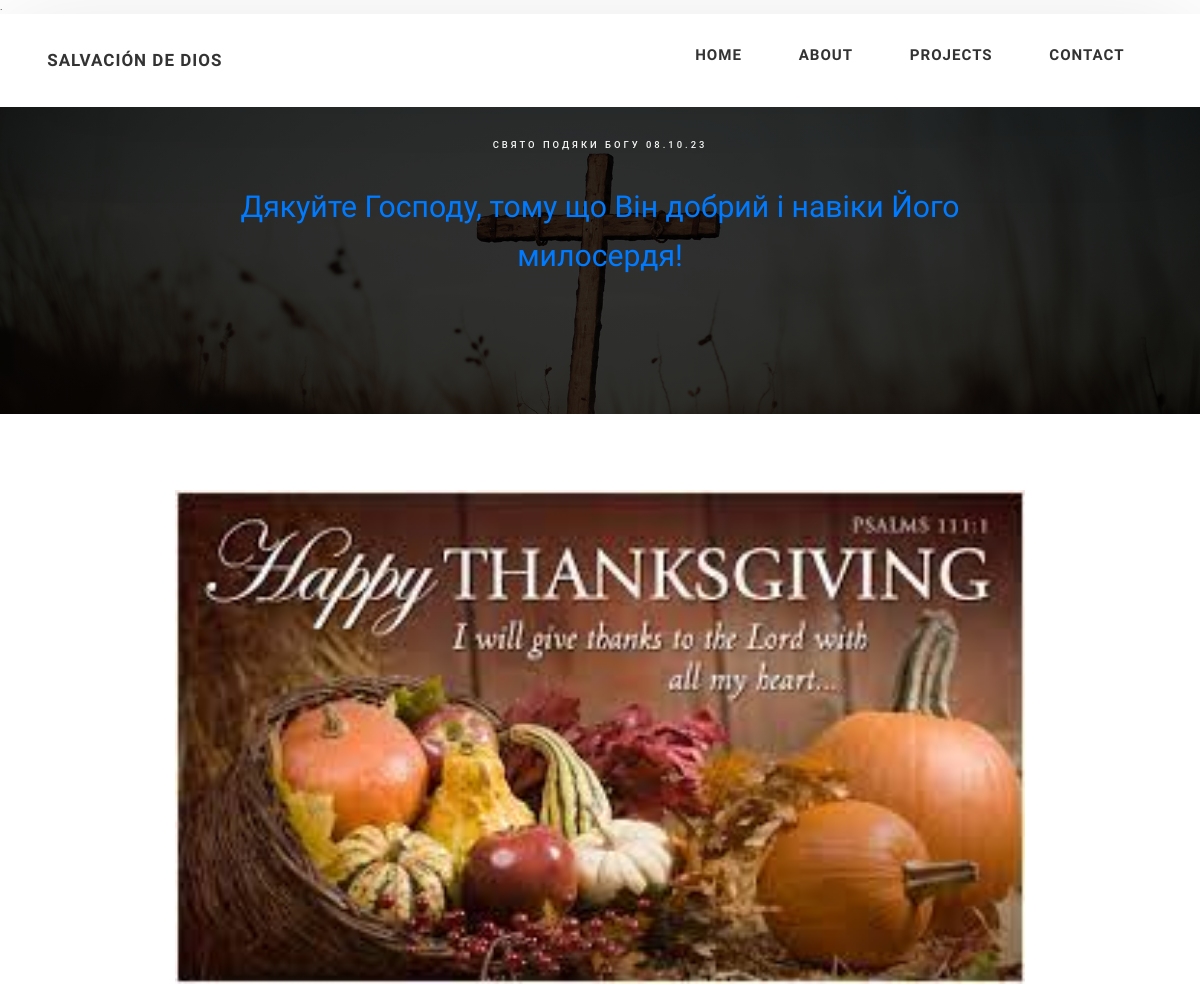
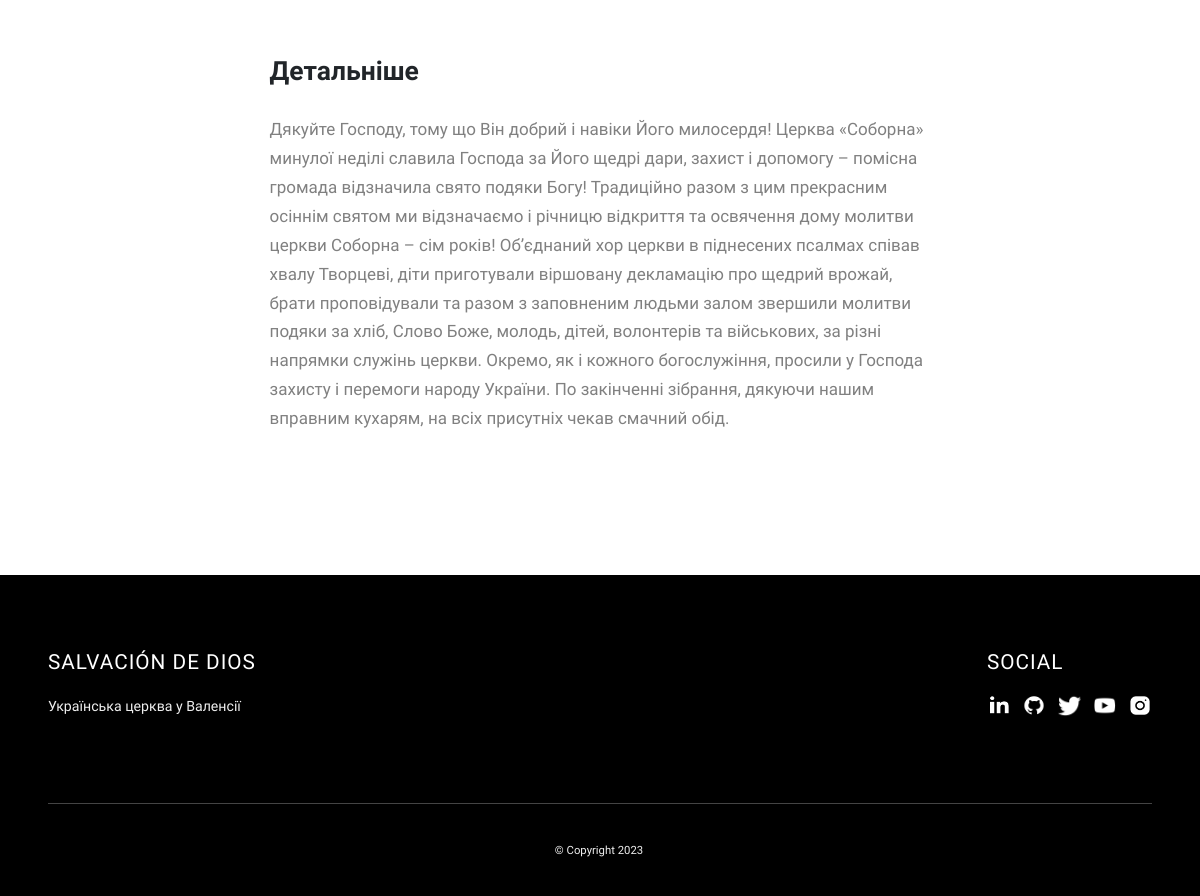
/news/jatva/, run on the app's committed database (2 pictures, top to bottom).
### main/models.py (models this page shows, shortened)
class Article(models.Model):
    title = models.CharField(max_length=100)
    slug = models.SlugField(max_length=100, blank=True, null=True)
    short_description = models.TextField(blank=True, null=True)
    description = models.TextField(blank=True, null=True)
    img = models.ImageField(blank=True, null=True)

### main/views.py (the view)
# urls.py: path('news/<slug:slug>/', ArticleDetailView.as_view(), name='post_view'),
class ArticleDetailView(DetailView):
    model = Article
    context_object_name = 'article'
    template_name = 'main/post.html'

### main/templates/main/post.html (shortened to what this page needs)
{% extends 'main/base/base.html' %}
{% load static %}
{% block content %}
 <section class="project-cs-hero">
      <div class="project-cs-hero__content">
        <h1 class="heading-primary">{{article.title}}</h1>
        <div class="project-cs-hero__info">
          <p class="text-primary">
                {{article.short_description}}
          </p>
        </div>
      </div>
    </section>
    <section class="project-details">
      <div class="main-container">
        <div class="project-details__content">
          <div class="project-details__showcase-img-cont">
              <img src="{{ article.img.url }}" alt="{{ article.title }}"
              alt="Project Image"
              class="project-details__showcase-img"
            />
          </div>
          <div class="project-details__content-main">
            <div class="project-details__desc">
              <h3 class="project-details__content-title">Детальніше</h3>
              <p class="project-details__desc-para">
                {{article.description}}
              </p>
            </div>
          </div>
        </div>
      </div>
    </section>
{% endblock %}

### main/static/css/style.css (style rules this page uses)
*, *::after, *::before { margin: 0; padding: 0; box-sizing: inherit; font-family: inherit; }
html { font-size: 62.5%; scroll-behavior: smooth; }
@media only screen and (max-width: 75em) { html { font-size: 59%; } }
body { box-sizing: border-box; position: relative; line-height: 1.5; font-family: sans-serif; overflow-x: hidden; overflow-y: scroll; font-family: 'Source Sans Pro', sans-serif; }
.heading-primary { font-family: roboto; font-size: 1rem; text-transform: uppercase; letter-spacing: 3px; text-align: center; }
.main-container { max-width: 120rem; margin: auto; width: 92%; }
.text-primary { color: #fff; font-size: 3.2rem; text-align: center; width: 100%; line-height: 1.6; }
.project-cs-hero { color: #fff; background: linear-gradient(to right, rgba(0, 0, 0, 0.8), rgba(0, 0, 0, 0.8)), url("/main/static/assets/jpeg/bg.jpg"); background-size: cover; display:flex; align-items: center; height: 400px; position: relative; }
.project-cs-hero__content { display:flex; flex-direction: column; justify-content: center; font-size: 24px; max-width: 90rem; width: 92%; margin: auto; }
.project-cs-hero__info { margin: 3rem auto 0 auto; max-width: 80rem; }
.project-details__content { padding: 8rem 0; max-width: 90rem; margin: auto; }
.project-details__content-title { font-weight: 700; font-size: 2.8rem; margin-bottom: 3rem; }
.project-details__showcase-img-cont { width: 100%; margin-bottom: 6rem; }
.project-details__showcase-img { width: 100%; }
.project-details__content-main { width: 100%; max-width: 70rem; margin: auto; }
.project-details__desc { margin: 0 0 7rem 0; }
.project-details__desc-para { font-size: 1.8rem; line-height: 1.7; color: grey; margin-bottom: 2rem; }

### data on the page
Article: title "СВЯТО ПОДЯКИ БОГУ 08.10.23", short_description "Дякуйте Господу, тому що Він добрий і навіки Його милосердя!", img (picture), description "Дякуйте Господу, тому що Він добрий і навіки Його милосердя! Церква «Соборна» минулої неділі славила Господа за Його щедрі дари, захист і допомогу – помісна громада відзначила свято подяки Богу! Традиційно разом з цим прекрасним осіннім святом ми відзначаємо і річницю відкриття та освячення дому молитви церкви Соборна – сім років! Обʼєднаний хор церкви в піднесених псалмах співав хвалу Творцеві, діти приготували віршовану декламацію про щедрий врожай, брати проповідували та разом з заповненим людьми залом звершили молитви подяки за хліб, Слово Боже, молодь, дітей, волонтерів та військових, за різні напрямки служінь церкви. Окремо, як і кожного богослужіння, просили у Господа захисту і…"
